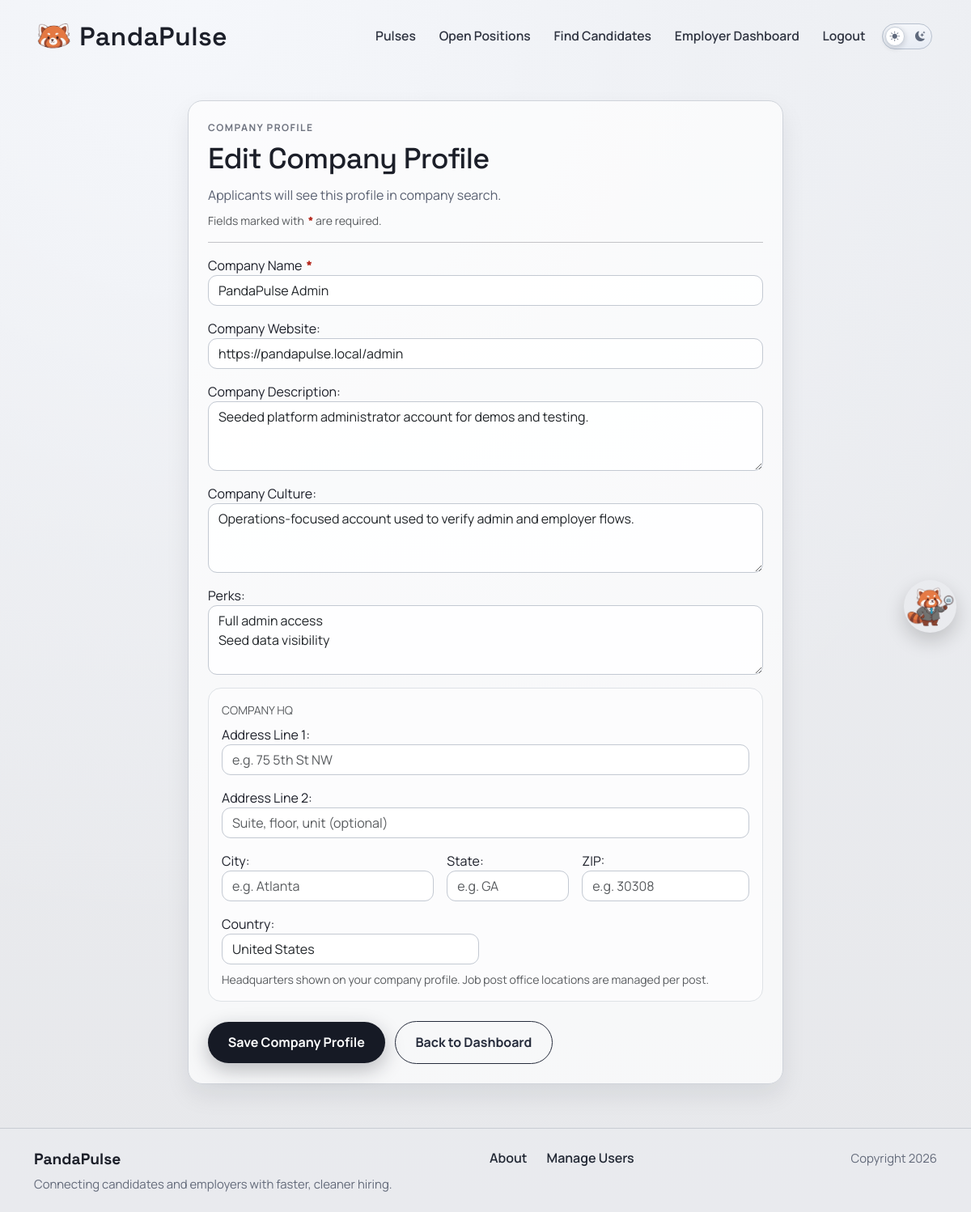
/accounts/company/profile/edit/ (signed in), run on the app's committed database.
### accounts/models.py (models this page shows, shortened)
class Profile(models.Model):
    class AccountType(models.TextChoices):
        APPLICANT = "APPLICANT", "Job Applicant"
        EMPLOYER = "EMPLOYER", "Employer"
    user = models.OneToOneField(settings.AUTH_USER_MODEL, on_delete=models.CASCADE, related_name="profile")
    last_activity = models.DateTimeField(null=True, blank=True)
    is_typing = models.BooleanField(default=False)
    last_typing_update = models.DateTimeField(null=True, blank=True)
    account_type = models.CharField(
        max_length=20,
        choices=AccountType.choices,
        default=AccountType.APPLICANT
    )
    profile_picture = models.ImageField(
        upload_to="profile_pics/",
        blank=True,
        null=True
    )
    resume_file = models.FileField(
        upload_to="profile_resumes/",
        blank=True,
        null=True,
    )
    headline = models.CharField(max_length=120, blank=True)
    skills = models.CharField(max_length=300, blank=True)
    education = models.TextField(blank=True)
    work_experience = models.TextField(blank=True)
    location = models.CharField(max_length=255, blank=True)
    address_line_1 = models.CharField(max_length=255, blank=True)
    address_line_2 = models.CharField(max_length=255, blank=True)
    city = models.CharField(max_length=100, blank=True)
    state = models.CharField(max_length=100, blank=True)
    postal_code = models.CharField(max_length=20, blank=True)
    country = models.CharField(max_length=100, blank=True, default="United States")
    projects = models.TextField(blank=True)
    parsed_resume_skills = models.TextField(blank=True)
    company_name = models.CharField(max_length=120, blank=True)
    company_website = models.URLField(blank=True)
    company_description = models.TextField(blank=True)
    company_culture = models.TextField(blank=True)
    company_perks = models.TextField(blank=True)
    visible_to_recruiters = models.BooleanField(
        default=True,
        help_text="Allow recruiters to view your profile."
    )
    show_headline = models.BooleanField(default=True)
    show_skills = models.BooleanField(default=True)
    show_education = models.BooleanField(default=True)
    show_work_experience = models.BooleanField(default=True)
    show_links = models.BooleanField(default=True)
    hide_email_from_employers = models.BooleanField(default=False)
    created_at = models.DateTimeField(auto_now_add=True)

### accounts/views.py (the view)
# urls.py: path("company/profile/edit/", views.company_profile_edit, name="accounts.company_profile_edit"),
@login_required
def company_profile_edit(request):
    if not _is_employer(request.user):
        return HttpResponseForbidden("Only employers can edit company profiles.")
    profile, _ = Profile.objects.get_or_create(user=request.user)
    back_navigation = build_back_navigation(
        request,
        reverse("jobposts.dashboard"),
        default_label="Dashboard",
    )
    if request.method == "POST":
        form = CompanyProfileForm(request.POST, instance=profile)
        if form.is_valid():
            form.save()
            messages.success(request, "Company profile updated successfully!")
            return redirect("accounts.company_profile_edit")
    else:
        form = CompanyProfileForm(instance=profile)
    return render(
        request,
        "accounts/company_profile_edit.html",
        {
            "template_data": {
                "title": "Edit Company Profile",
                "form": form,
                "current_url": current_request_url(request),
                "back_navigation": back_navigation,
            }
        },
    )

### accounts/context_processors.py (called while the page is built)
def can_post_job(request):
    if not request.user.is_authenticated:
        return {"can_post_job": False}
    is_employer = Profile.objects.filter(
        user=request.user,
        account_type=Profile.AccountType.EMPLOYER,
    ).exists()
    return {"can_post_job": is_employer}

### accounts/views.py (called while the page is built)
def _is_employer(user):
    return Profile.objects.filter(
        user=user,
        account_type=Profile.AccountType.EMPLOYER,
    ).exists()

### project2/navigation.py (called while the page is built)
def safe_local_navigation_url(request, candidate_url):
    candidate_url = (candidate_url or "").strip()
    if not candidate_url:
        return ""
    if not url_has_allowed_host_and_scheme(
        candidate_url,
        allowed_hosts={request.get_host()},
        require_https=request.is_secure(),
    ):
        return ""
    parsed = urlsplit(candidate_url)
    safe_url = parsed.path or "/"
    if parsed.query:
        safe_url = f"{safe_url}?{parsed.query}"
    if parsed.fragment:
        safe_url = f"{safe_url}#{parsed.fragment}"
    return safe_url

def current_request_url(request):
    return safe_local_navigation_url(request, request.get_full_path()) or "/"

def navigation_label_for_url(url, default_label="Dashboard"):
    parsed = urlsplit((url or "").strip())
    path = parsed.path or "/"
    query = parse_qs(parsed.query)
    try:
        match = resolve(path)
    except Resolver404:
        return default_label
    if match.view_name == "jobposts.dashboard":
        tab = (query.get("tab") or [""])[0]
        return DASHBOARD_TAB_LABELS.get(tab, "Dashboard")
    return VIEW_LABELS.get(match.view_name, default_label)

### accounts/templates/accounts/company_profile_edit.html (shortened to what this page needs)
{% extends 'base.html' %}
{% block content %}
<section class="page-shell">
  <div class="container">
    <div class="row justify-content-center">
      <div class="col-md-10 col-lg-8">
        <div class="surface-card">
          <p class="page-kicker mb-2">Company profile</p>
          <h1 class="page-title page-title-sm">Edit Company Profile</h1>
          <p class="surface-copy mb-0">Applicants will see this profile in company search.</p>
          <p class="small text-muted mt-2 mb-0">Fields marked with <span class="required-indicator">*</span> are required.</p>
          <hr>
          <form method="post" class="vstack gap-3">
            <div>
              <label for="{{ template_data.form.company_name.id_for_label }}">Company Name <span class="required-indicator">*</span></label>
              {{ template_data.form.company_name }}
            </div>
            <div>{{ template_data.form.company_website.label_tag }} {{ template_data.form.company_website }}{{ template_data.form.company_website.errors }}</div>
            <div>{{ template_data.form.company_description.label_tag }} {{ template_data.form.company_description }}{{ template_data.form.company_description.errors }}</div>
            <div>{{ template_data.form.company_culture.label_tag }} {{ template_data.form.company_culture }}{{ template_data.form.company_culture.errors }}</div>
            <div>{{ template_data.form.company_perks.label_tag }} {{ template_data.form.company_perks }}{{ template_data.form.company_perks.errors }}</div>
            <div class="border rounded-4 p-3 bg-light-subtle map-pin-card">
              <div class="text-uppercase text-muted small mb-2">Company HQ</div>
              <div class="row g-3">
                <div class="col-12">
                  {{ template_data.form.address_line_1.label_tag }} {{ template_data.form.address_line_1 }}
                </div>
                <div class="col-12">
                  {{ template_data.form.address_line_2.label_tag }} {{ template_data.form.address_line_2 }}
                </div>
                <div class="col-md-5">
                  {{ template_data.form.city.label_tag }} {{ template_data.form.city }}
                </div>
                <div class="col-md-3">
                  {{ template_data.form.state.label_tag }} {{ template_data.form.state }}
                </div>
                <div class="col-md-4">
                  {{ template_data.form.postal_code.label_tag }} {{ template_data.form.postal_code }}
                </div>
                <div class="col-md-6">
                  {{ template_data.form.country.label_tag }} {{ template_data.form.country }}
                </div>
              </div>
              <div class="form-text mt-2">Headquarters shown on your company profile. Job post office locations are managed per post.</div>
            </div>
            <div class="form-actions mt-2">
              <button type="submit" class="primary-btn border-0">Save Company Profile</button>
              <a class="secondary-btn" href="{{ template_data.back_navigation.url }}">{{ template_data.back_navigation.text }}</a>
            </div>
          </form>
        </div>
      </div>
    </div>
  </div>
</section>
{% endblock content %}

### project2/static/css/style.css (style rules this page uses)
:root { --bg-base: #e7e8eb; --ink: #1c1f29; --ink-muted: #515662; --line: #c3c8d0; --panel: #9fc3df; --panel-2: #c8deef; }
* { box-sizing: border-box; }
body { margin: 0; min-height: 100vh; font-family: "Manrope", sans-serif; color: var(--ink); background: radial-gradient(circle at 20% 0%, #f5f7fb 0%, rgba(245, 247, 251, 0.3) 38%, transparent 65%), linear-gradient(180deg, #eceef2 0%, var(--bg-base) 100%); }
.primary-btn, .secondary-btn, .danger-btn { display: inline-flex; align-items: center; justify-content: center; text-decoration: none; border-radius: 999px; font-weight: 700; padding: 0.85rem 1.55rem; min-width: 158px; transition: transform 0.22s ease, box-shadow 0.22s ease, background 0.22s ease; }
.primary-btn { background: #161a25; color: #fff; box-shadow: 0 8px 24px rgba(22, 26, 37, 0.28); }
.secondary-btn { border: 1.3px solid #252b3b; color: #252b3b; }
.page-shell { padding: 2.1rem 0 3.4rem; }
.page-title { font-family: "Space Grotesk", sans-serif; font-size: clamp(2rem, 4.8vw, 3.2rem); letter-spacing: -0.02em; margin-bottom: 0.7rem; }
.page-title-sm { font-size: clamp(1.65rem, 3.5vw, 2.25rem); }
.page-kicker { text-transform: uppercase; letter-spacing: 0.12em; font-size: 0.75rem; font-weight: 700; color: #6f7480; }
.surface-card { background: rgba(255, 255, 255, 0.68); border: 1px solid #cfd3da; border-radius: 18px; padding: 1.5rem; box-shadow: 0 14px 30px rgba(18, 23, 36, 0.08); }
.surface-copy { color: #596071; line-height: 1.55; }
.required-indicator { color: #b42318; font-weight: 800; margin-left: 0.12rem; }
.form-control, .form-select { border-radius: 11px; border-color: #c3c9d2; background-color: rgba(255, 255, 255, 0.92); }
.form-actions { display: flex; gap: 0.75rem; align-items: center; flex-wrap: wrap; }
.form-actions .primary-btn, .form-actions .secondary-btn, .form-actions .danger-btn { min-width: 150px; }

### project2/static/mascot/panda.css (style rules this page uses)
:root { --panda-size: 65px; --panda-z: 9999; --panda-shadow: 0 10px 25px rgba(0, 0, 0, .18); --panda-gap: 10px; --panda-bubble-bg: rgba(0, 0, 0, .82); --panda-bubble-color: #fff; --panda-bubble-radius: 12px; --panda-bubble-font: 12px; --panda-bubble-pad-y: 10px; --panda-bubble-pad-x: 30px; --panda-bubble-maxw: 350px; }

### data on the page
Profile: company_name "PandaPulse Admin", company_website "https://pandapulse.local/admin", company_description "Seeded platform administrator account for demos and testing.", company_culture "Operations-focused account used to verify admin and employer flows.", company_perks "Full admin access Seed data visibility", country "United States"

### other printed values
{{ template_data.form.company_website.label_tag }} "Company Website:"
{{ template_data.form.company_description.label_tag }} "Company Description:"
{{ template_data.form.company_culture.label_tag }} "Company Culture:"
{{ template_data.form.company_perks.label_tag }} "Perks:"
{{ template_data.form.address_line_1.label_tag }} "Address Line 1:"
{{ template_data.form.address_line_2.label_tag }} "Address Line 2:"
{{ template_data.form.city.label_tag }} "City:"
{{ template_data.form.state.label_tag }} "State:"
{{ template_data.form.postal_code.label_tag }} "ZIP:"
{{ template_data.form.country.label_tag }} "Country:"
{{ template_data.back_navigation.text }} "Back to Dashboard"
